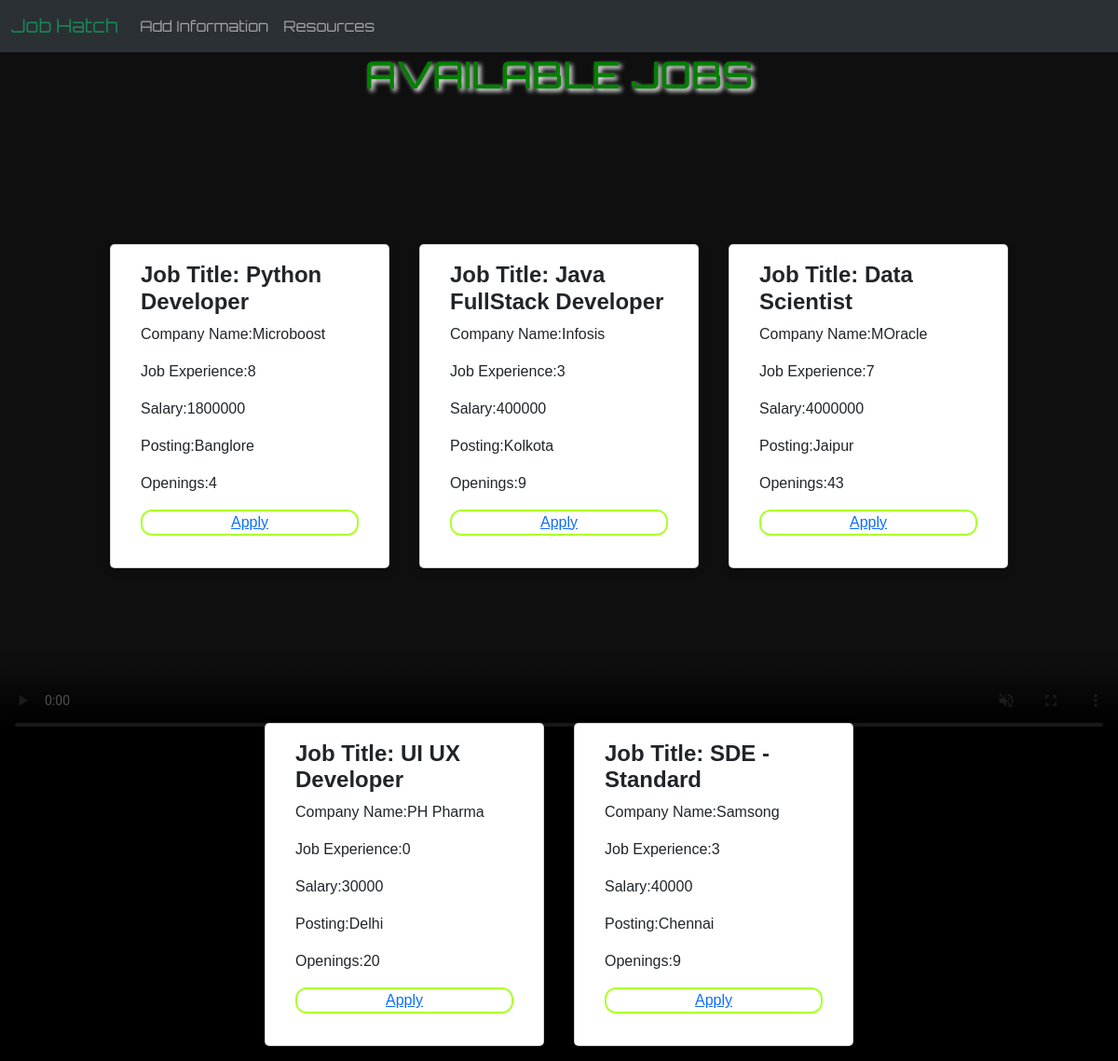
The page /candidate on the database its author committed.
### account/models.py (models this page shows)
class Jobs(models.Model):
	jobtitle=models.CharField(max_length=20)
	companyname=models.CharField(max_length=30)
	experince=models.IntegerField(null=True)
	salary=models.IntegerField(null=True)
	location=models.CharField(max_length=30)
	opening=models.IntegerField(null=True)
	requirment=models.CharField(max_length=10,null=True)

### account/views.py (the view)
# urls.py: path('candidate',views.candidate,name="candidate"),
def candidate(request):
    alljobs = Jobs.objects.all()
    context = {'candidate':alljobs}
    return render(request,'candidate.html',context)

### templates/candidate.html (shortened to what this page needs)
<!DOCTYPE html>
<html lang="en">
<head>
    <link href="https://cdn.jsdelivr.net/npm/bootstrap@5.3.0-alpha1/dist/css/bootstrap.min.css" rel="stylesheet">
</head>
<body>
    <nav class="navbar bg-dark navbar navbar-expand-lg bg-dark bg-body-tertiary" data-bs-theme="dark">
        <div class="container-fluid">
          <a class="navbar-brand text-success" href="/">Job Hatch</a>
          <div class="collapse navbar-collapse" id="navbarSupportedContent">
            <ul class="navbar-nav me-auto mb-2 mb-lg-0">
              <li class="nav-item">
                <a class="nav-link" href="candidatedetails">Add Information</a>
              </li>
              <li class="nav-item">
                <a class="nav-link" href="resc">Resources</a>
              </li>
            </ul>
          </div>
        </div>
      </nav>
      <h1 class="heading">
        AVAILABLE JOBS
      </h1>
      <div class="cons">
        {% for job in candidate %}
      <div class="card" style="height: max-content;">
        <div class="container" >
          <h4><b>Job Title: {{job.jobtitle}}</b></h4>
          <p>Company Name:{{job.companyname}}</p>
          <p>Job Experience:{{job.experince}}</p>
          <p>Salary:{{job.salary}}</p>
          <p>Posting:{{job.location}}</p>
          <p>Openings:{{job.opening}}</p>
          <p style="text-align: center; font-family: 'Gill Sans', 'Gill Sans MT', Calibri, 'Trebuchet MS', sans-serif; border: 2px solid greenyellow; border-radius: 12px;"><a  href="https://forms.gle/e4JkNa9SfRWY5WXv8">Apply</a></p>
        </div>
      </div>
      {% endfor %}
    </div>
</body>
</html>

### templates/candidate.html (style rules this page uses)
body { font-family: 'Orbitron'; background-color: black; color: green; }
.cons { font-family: Arial, sans-serif; display: flex; flex-wrap: wrap; justify-content: center; align-items: center; }
.card { width: 300px; height: 200px; background-color: white; border-radius: 8px; box-shadow: 0px 0px 8px rgba(0, 0, 0, 0.1); margin: 16px; display: flex; flex-direction: column; justify-content: space-between; padding: 16px; }
.card { box-shadow: 0 4px 8px 0 rgba(0,0,0,0.2); transition: 0.3s; margin-top: 150px; }
.container { padding: 2px 16px; }
.card { box-shadow: 0 4px 8px 0 rgba(0,0,0,0.2); transition: 0.3s; border-radius: 5px; }
body { background-color: black; }
.heading { text-align: center; text-shadow: 3px 3px 5px white; }

### rows shown on the page
Jobs: jobtitle "Python Developer", companyname "Microboost", experince "8", salary "1800000", location "Banglore", opening "4"
Jobs: jobtitle "Java FullStack Developer", companyname "Infosis", experince "3", salary "400000", location "Kolkota", opening "9"
Jobs: jobtitle "Data Scientist", companyname "MOracle", experince "7", salary "4000000", location "Jaipur", opening "43"
Jobs: jobtitle "UI UX Developer", companyname "PH Pharma", experince "0", salary "30000", location "Delhi", opening "20"
Jobs: jobtitle "SDE - Standard", companyname "Samsong", experince "3", salary "40000", location "Chennai", opening "9"
